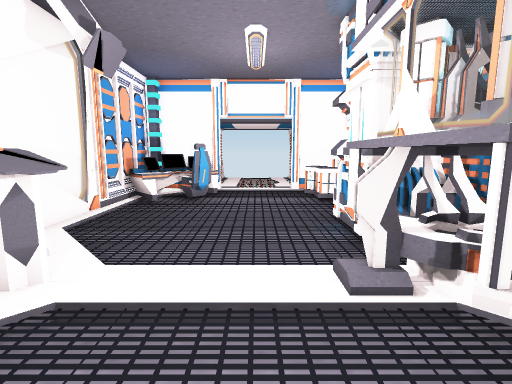
view 1 (above)

13 first-person views from a walk through a scene from a Unity 3-D project. The camera is 1.4 m above the floor, tilts 8° down and sees 85° across. Doors are open. The floor is counted in squares, 0.65 m on a side. Each view is taken from the middle of a square. On the plan, view 1 faces up. The plan holds only what a view shows up to about 17 squares ahead; the rest is blank. The player is left out.

view 2
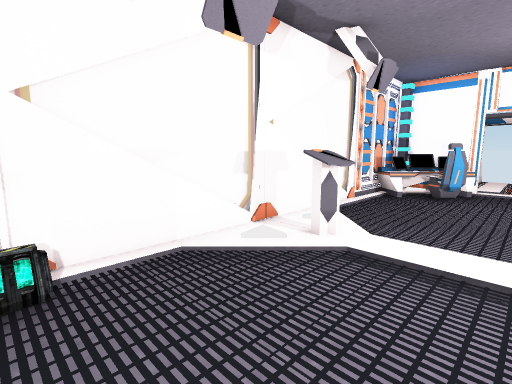

view 3
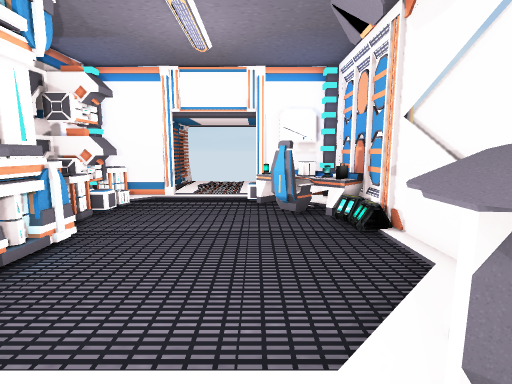

view 4
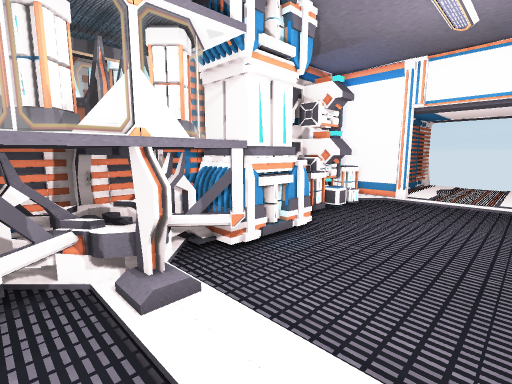

view 5
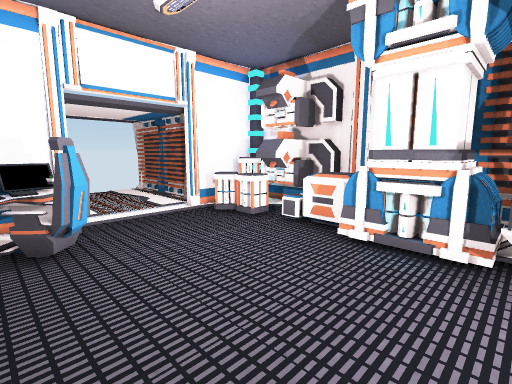

view 6
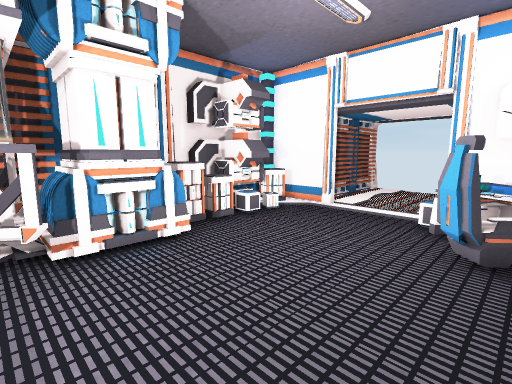

view 7
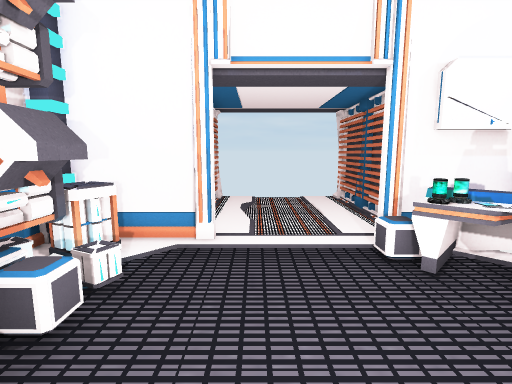

view 8
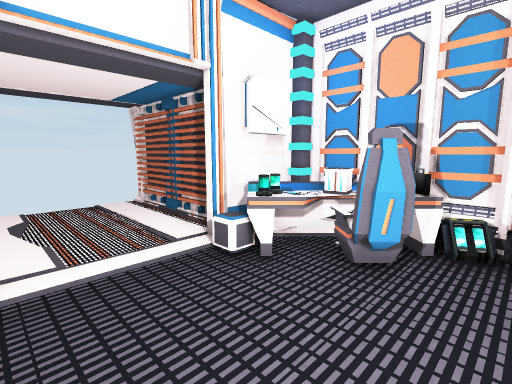

view 9
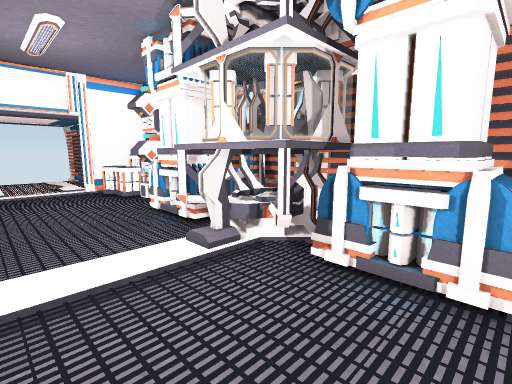

view 10
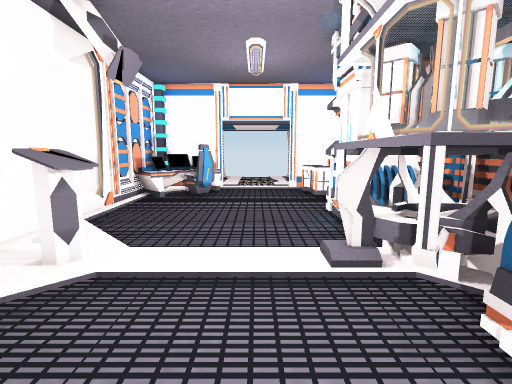

view 11
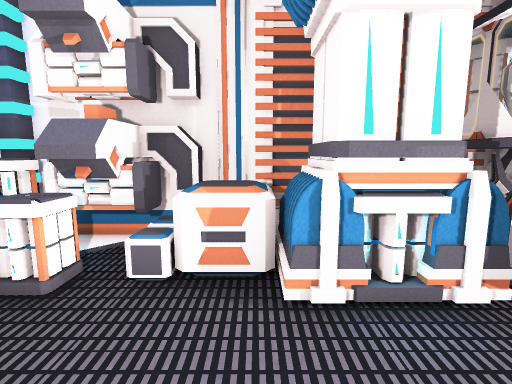

view 12
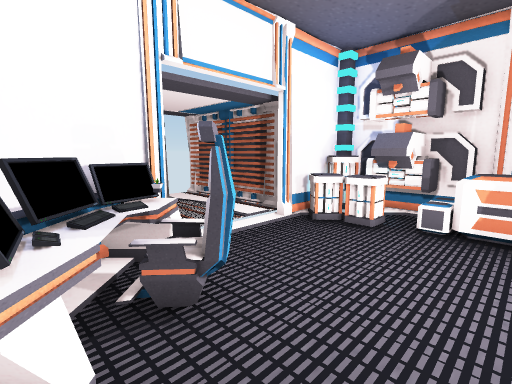

view 13
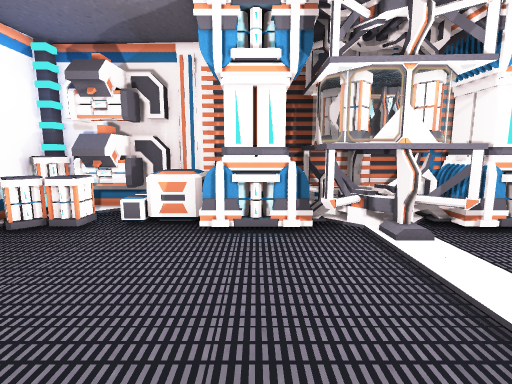

### Floor plan
Key: @ floor where view 1 was taken; # wall or solid block; . main floor; : floor 0.25 m higher than the main floor; D open door; = window, fence, low wall or low ledge; E desk; C computer; B battery; S shield; N console; H shelf; T container; O other object.
Columns run from 6 left of view 1 to 6 right of it. Each row starts with its distance up from view 1.
 18          #
 17     DDDDD#
 16 ###EDDDDD####
 15 CEEEE....B.B#
 14 CEEEE.....BB#
 13 CEEEE.....BB#
 12 CE........OB#
 11 C........TO #
 10 #........TO #
  9 =........BBB#
  8 =........B  #
  7 =........BBB#
  6 =.......SSSS#
  5 =.NN....SSSS#
  4 =.NN....SSSS#
  3 =:......SSSS#
  2 =.......SSSS#
  1 =........BBB#
  0 =.....@..BBB#
 -1 =........OBO#
 -2 #B..........#
 -3 BB.E.......B#
 -4 CEEE......BB#
 -5 COBE......BB#
 -6 CEBBB......B#
 -7 ##HHEDDDD..B#
 -8  #  DDDDD####
 -9    #.....#
-10    #.....#
-11    #.....#
-12    #.....#
-13    #.....#
-14    #DDDDD#

Where each view was taken, in squares from view 1:
view 1: 0 up, 0 right, facing up
view 2: 2 down, 0 right, facing up-left
view 3: 6 up, 2 left, facing down
view 4: 6 up, 2 left, facing down-right
view 5: 6 up, 4 left, facing up-right
view 6: 3 up, 4 left, facing down-right
view 7: 1 down, 1 right, facing down
view 8: 2 down, 2 right, facing down-left
view 9: 1 down, 2 left, facing up-right
view 10: 1 down, 0 right, facing up
view 11: 10 up, 1 left, facing right
view 12: 10 up, 5 left, facing up-right
view 13: 8 up, 5 left, facing right
